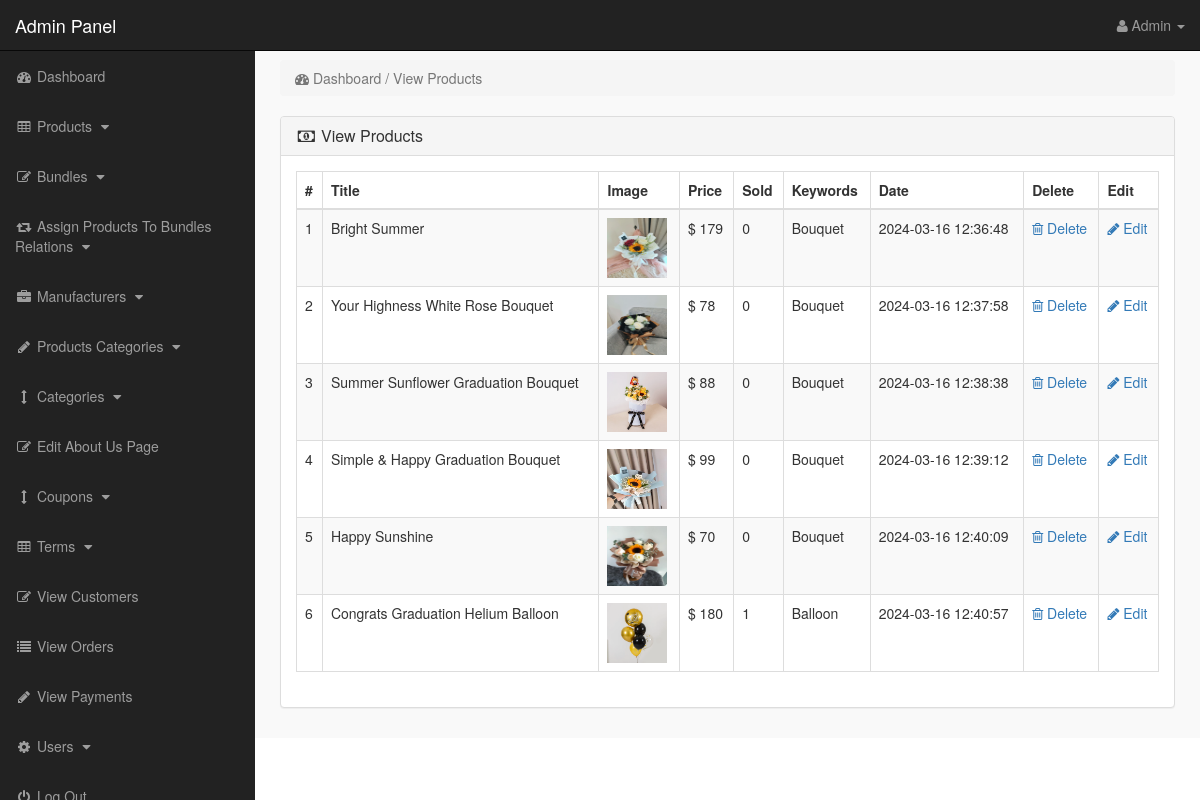
The app's page /admin_area/index.php?view_products (signed in) with its own data.
### tables this page shows
CREATE TABLE `products` (
  `product_id` int(10) NOT NULL,
  `p_cat_id` int(10) NOT NULL,
  `cat_id` int(10) NOT NULL,
  `manufacturer_id` int(10) NOT NULL,
  `date` timestamp NOT NULL DEFAULT current_timestamp() ON UPDATE current_timestamp(),
  `product_title` text NOT NULL,
  `product_url` text NOT NULL,
  `product_img1` text NOT NULL,
  `product_img2` text NOT NULL,
  `product_img3` text NOT NULL,
  `product_price` int(10) NOT NULL,
  `product_psp_price` int(100) NOT NULL,
  `product_desc` text NOT NULL,
  `product_features` text NOT NULL,
  `product_video` text NOT NULL,
  `product_keywords` text NOT NULL,
  `product_label` text NOT NULL,
  `status` varchar(255) NOT NULL
);

### admin_area/view_products.php (the view)
<?php
if(!isset($_SESSION['admin_email'])){
echo "<script>window.open('login.php','_self')</script>";
}
else {
?>
<div class="row">
<div class="col-lg-12" >
<ol class="breadcrumb" >
<li class="active" >
<i class="fa fa-dashboard"></i> Dashboard / View Products
</li>
</ol>
</div>
</div>
<div class="row" >
<div class="col-lg-12" >
<div class="panel panel-default" >
<div class="panel-heading" >
<h3 class="panel-title" >
<i class="fa fa-money fa-fw" ></i> View Products
</h3>
</div>
<div class="panel-body" >
<div class="table-responsive" >
<table class="table table-bordered table-hover table-striped" >
<thead>
<tr>
<th>#</th>
<th>Title</th>
<th>Image</th>
<th>Price</th>
<th>Sold</th>
<th>Keywords</th>
<th>Date</th>
<th>Delete</th>
<th>Edit</th>
</tr>
</thead>
<tbody>
<?php
$i = 0;
$get_pro = "select * from products where status='product'";
$run_pro = mysqli_query($con,$get_pro);
while($row_pro=mysqli_fetch_array($run_pro)){
$pro_id = $row_pro['product_id'];
$pro_title = $row_pro['product_title'];
$pro_image = $row_pro['product_img1'];
$pro_price = $row_pro['product_price'];
$pro_keywords = $row_pro['product_keywords'];
$pro_date = $row_pro['date'];
$i++;
?>
<tr>
<td><?php echo $i; ?></td>
<td><?php echo $pro_title; ?></td>
<td><img src="product_images/<?php echo $pro_image; ?>" width="60" height="60"></td>
<td>$ <?php echo $pro_price; ?></td>
<td>
<?php
$get_sold = "select * from pending_orders where product_id='$pro_id'";
$run_sold = mysqli_query($con,$get_sold);
$count = mysqli_num_rows($run_sold);
echo $count;
?>
</td>
<td> <?php echo $pro_keywords; ?> </td>
<td><?php echo $pro_date; ?></td>
<td>
<a href="index.php?delete_product=<?php echo $pro_id; ?>">
<i class="fa fa-trash-o"> </i> Delete
</a>
</td>
<td>
<a href="index.php?edit_product=<?php echo $pro_id; ?>">
<i class="fa fa-pencil"> </i> Edit
</a>
</td>
</tr>
<?php } ?>
</tbody>
</table>
</div>
</div>
</div>
</div>
</div>
<?php } ?>

### admin_area/includes/sidebar.php (shortened to what this page needs)
<?php
if(!isset($_SESSION['admin_email'])){
echo "<script>window.open('login.php','_self')</script>";
}
else {
?>
<nav class="navbar navbar-inverse navbar-fixed-top" >
<div class="navbar-header" >
<a class="navbar-brand" href="index.php?dashboard" >Admin Panel</a>
</div>
<ul class="nav navbar-right top-nav" >
<li class="dropdown" >
<a href="#" class="dropdown-toggle" data-toggle="dropdown" >
<i class="fa fa-user" ></i>
<?php echo $admin_name; ?> <b class="caret" ></b>
</a>
</li>
</ul>
<div class="collapse navbar-collapse navbar-ex1-collapse">
<ul class="nav navbar-nav side-nav">
<li>
<a href="index.php?dashboard">
<i class="fa fa-fw fa-dashboard"></i> Dashboard
</a>
</li>
<li>
<a href="#" data-toggle="collapse" data-target="#products">
<i class="fa fa-fw fa-table"></i> Products
<i class="fa fa-fw fa-caret-down"></i>
</a>
</li>
<li>
<a href="#" data-toggle="collapse" data-target="#bundles">
<i class="fa fa-fw fa-edit"></i> Bundles
<i class="fa fa-fw fa-caret-down"></i>
</a>
</li>
<li>
<a href="#" data-toggle="collapse" data-target="#relations">
<i class="fa fa-fw fa-retweet"></i> Assign Products To Bundles Relations
<i class="fa fa-fw fa-caret-down"></i>
</a>
</li>
<li>
<a href="#" data-toggle="collapse" data-target="#manufacturers">
<i class="fa fa-fw fa-briefcase"></i> Manufacturers
<i class="fa fa-fw fa-caret-down"></i>
</a>
</li>
<li>
<a href="#" data-toggle="collapse" data-target="#p_cat">
<i class="fa fa-fw fa-pencil"></i> Products Categories
<i class="fa fa-fw fa-caret-down"></i>
</a>
</li>
<li>
<a href="#" data-toggle="collapse" data-target="#cat">
<i class="fa fa-fw fa-arrows-v"></i> Categories
<i class="fa fa-fw fa-caret-down"></i>
</a>
</li>
<li>
<a href="index.php?edit_about_us">
<i class="fa fa-fw fa-edit"></i> Edit About Us Page
</a>
</li>
<li>
<a href="#" data-toggle="collapse" data-target="#coupons">
<i class="fa fa-fw fa-arrows-v"></i> Coupons
<i class="fa fa-fw fa-caret-down"></i>
</a>
</li>
<li>
<a href="#" data-toggle="collapse" data-target="#terms" >
<i class="fa fa-fw fa-table"></i> Terms
<i class="fa fa-fw fa-caret-down"></i>
</a>
</li>
<li>
<a href="index.php?view_customers">
<i class="fa fa-fw fa-edit"></i> View Customers
</a>
</li>
<li>
<a href="index.php?view_orders">
<i class="fa fa-fw fa-list"></i> View Orders
</a>
</li>
<li>
<a href="index.php?view_payments">
<i class="fa fa-fw fa-pencil"></i> View Payments
</a>
</li>
<li>
<a href="#" data-toggle="collapse" data-target="#users">
<i class="fa fa-fw fa-gear"></i> Users
<i class="fa fa-fw fa-caret-down"></i>
</a>
</li>
<li>
<a href="logout.php">
<i class="fa fa-fw fa-power-off"></i> Log Out
</a>
</li>
</ul>
</div>
</nav>
<?php } ?>

### admin_area/css/style.css (style rules this page uses)
body { margin-top:100px; }
@media (min-width: 768px) { body { margin-top:50px; } }
.top-nav { padding:0 15px; }
.top-nav>li { display:inline-block; float:left; }
.top-nav>li>a { padding-top:15px; padding-bottom:15px; line-height:20px; color:#999; }
@media (min-width: 768px) { .side-nav { position:fixed; top:51px; width:255px; border-radius:0; overflow-y:auto; background-color: #222; bottom:0; overflow-x:hidden; padding-bottom:40px; } }
@media (min-width: 768px) { .side-nav>li>a { width:255px; } }
.panel-body { border-radius:5px; }

### records on screen
products: product_title "Bright Summer", product_img1 (picture), product_price "179", count "0", product_keywords "Bouquet", date "2024-03-16 12:36:48"
products: product_title "Your Highness White Rose Bouquet", product_img1 (picture), product_price "78", count "0", product_keywords "Bouquet", date "2024-03-16 12:37:58"
products: product_title "Summer Sunflower Graduation Bouquet", product_img1 (picture), product_price "88", count "0", product_keywords "Bouquet", date "2024-03-16 12:38:38"
products: product_title "Simple & Happy Graduation Bouquet", product_img1 (picture), product_price "99", count "0", product_keywords "Bouquet", date "2024-03-16 12:39:12"
products: product_title "Happy Sunshine", product_img1 (picture), product_price "70", count "0", product_keywords "Bouquet", date "2024-03-16 12:40:09"
products: product_title "Congrats Graduation Helium Balloon", product_img1 (picture), product_price "180", count "1", product_keywords "Balloon", date "2024-03-16 12:40:57"

### other values on screen
$admin_name "Admin"
